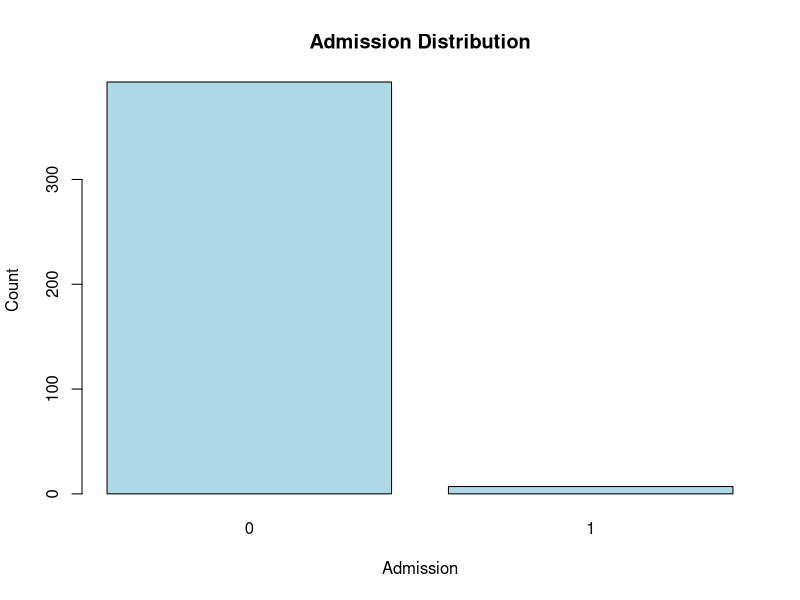
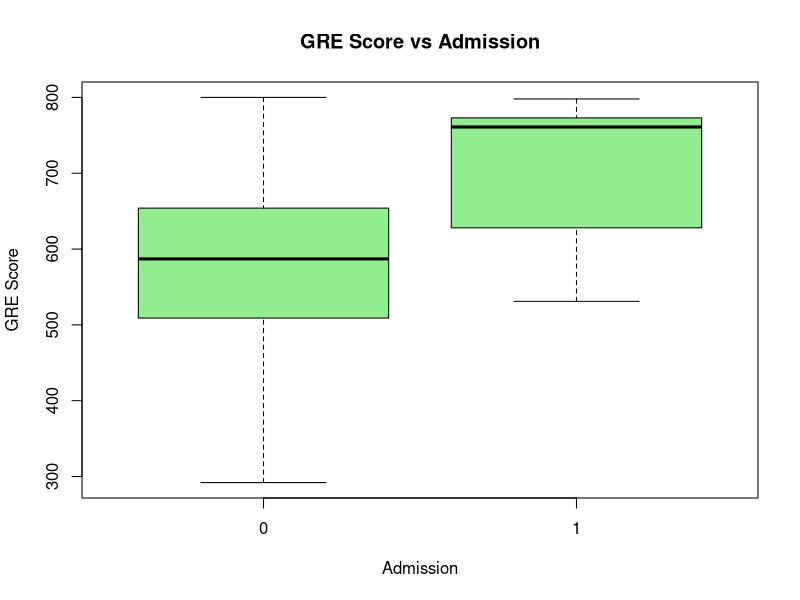
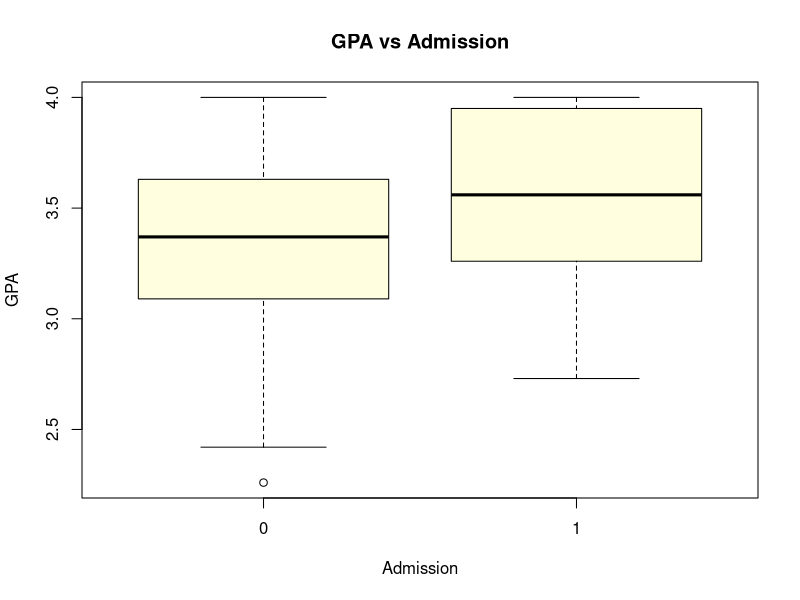
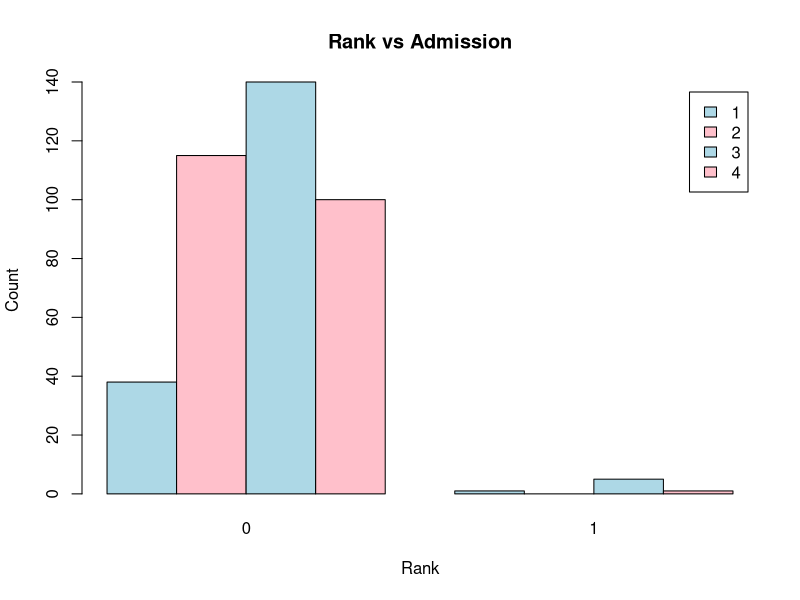

The R script that drew these images, in order:
# Consider the dataset that has four variables:- admit, GRE score, GPA, and rank.  
# (a) Do an exploratory analysis on the variables, visualize relationships and provide some of 
# the insights that you infer from your results. 
# (b)  Run a model to predict the probability of the student getting admit. Interpret the 
# coefficient estimates of the predictor variables. 
# (c) Measure the performance metrics of your model after running it on a test data set.
# (d) Assume a new observation of a student for the predictor variables in your model and 
# predict the admit variable of the student. 

# Logistic Regression - Student Admission Prediction

# Read dataset
mydata <- read.csv("admission.csv")

# View dataset
View(mydata)
str(mydata)
summary(mydata)

# Check missing values
sum(is.na(mydata))

# Exploratory Data Analysis

# Admission distribution
barplot(table(mydata$admit),
        main="Admission Distribution",
        xlab="Admission",
        ylab="Count",
        col="lightblue")

# GRE score vs Admission
boxplot(gre ~ admit, data=mydata,
        main="GRE Score vs Admission",
        xlab="Admission",
        ylab="GRE Score",
        col="lightgreen")

# GPA vs Admission
boxplot(gpa ~ admit, data=mydata,
        main="GPA vs Admission",
        xlab="Admission",
        ylab="GPA",
        col="lightyellow")

# Rank vs Admission
barplot(table(mydata$rank, mydata$admit),
        beside=TRUE,
        main="Rank vs Admission",
        xlab="Rank",
        ylab="Count",
        col=c("lightblue", "pink"),
        legend=TRUE)

# Correlation
cor(mydata[, c("gre", "gpa", "rank")])

# Split dataset into training and testing data
set.seed(123)
index <- sample(1:nrow(mydata), 0.7*nrow(mydata))

Training <- mydata[index, ]
Testing <- mydata[-index, ]

# Build Logistic Regression model
model <- glm(admit ~ gre + gpa + rank,
             data=Training,
             family=binomial)

# Display model summary
summary(model)

# Predict probability
Predict <- predict(model, newdata=Testing, type="response")

# Convert probability into class
Predicted_Class <- ifelse(Predict >= 0.5, 1, 0)


# Confusion matrix
confusion_mtx <- table(Actual=factor(Testing$admit, levels=c(0,1)),
                       Predicted=factor(Predicted_Class, levels=c(0,1)))
print(confusion_mtx)

# Accuracy
accuracy <- sum(diag(confusion_mtx)) / sum(confusion_mtx)
print(accuracy)

# Precision
precision <- ifelse(sum(confusion_mtx[,2]) == 0, 0,
                    confusion_mtx[2,2] / sum(confusion_mtx[,2]))
print(precision)

# Recall
recall <- ifelse(sum(confusion_mtx[2,]) == 0, 0,
                 confusion_mtx[2,2] / sum(confusion_mtx[2,]))
print(recall)

# F1 Score
F1 <- ifelse(precision + recall == 0, 0,
             2 * precision * recall / (precision + recall))
print(F1)

# (d) Predict admission for a new student

# Create a new observation
new_student <- data.frame(gre=650, gpa=3.8, rank=2)

# Predict admission probability
new_predict <- predict(model, newdata=new_student, type="response")
print(new_predict)

# Predict admission class
new_class <- ifelse(new_predict >= 0.5, 1, 0)
print(new_class)
